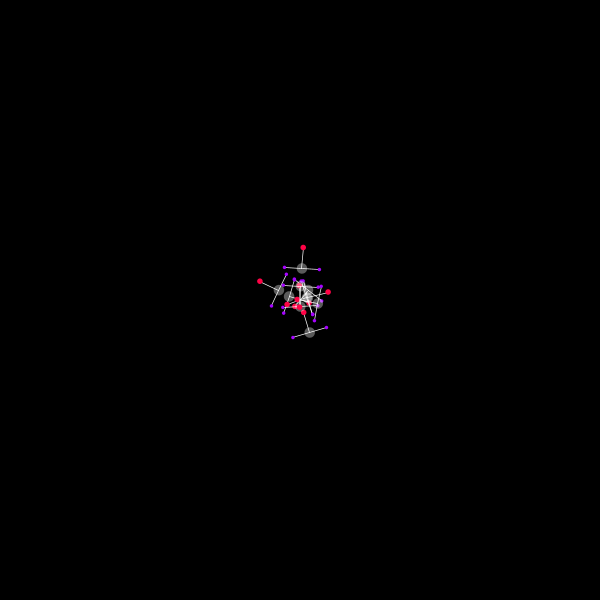
Frame 1 (no input)
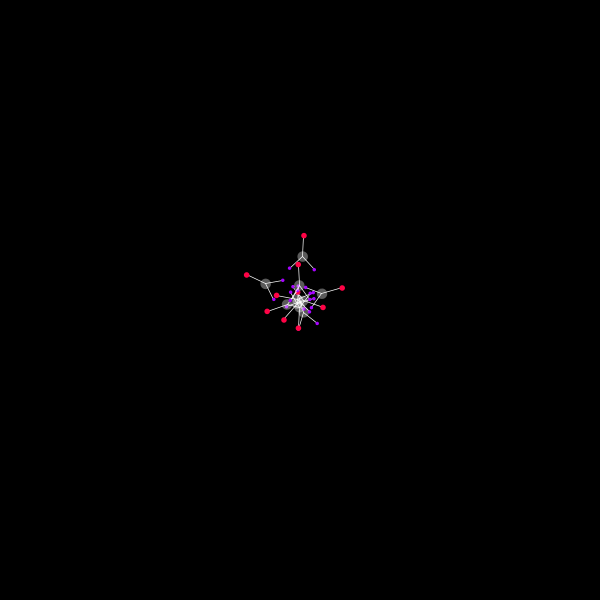
Frame 60 (the mouse pressed at the canvas centre just before this capture)
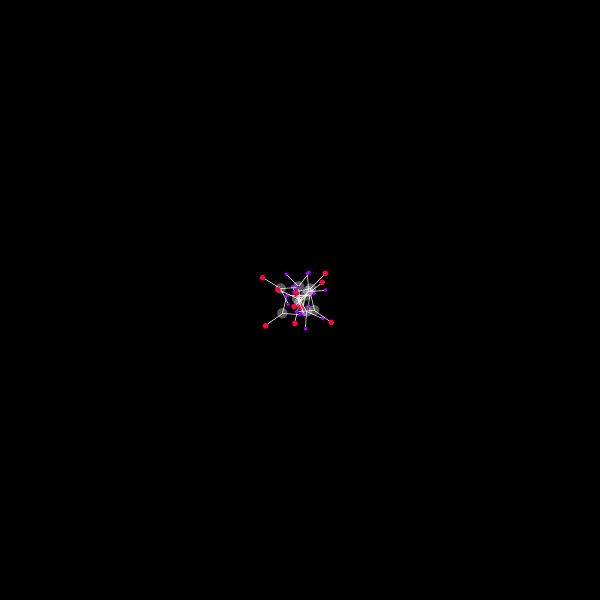
Frame 120 (the mouse held since frame 60 and released just before this capture)

The Processing sketch that drew these frames (run headless with seeded random() and noise(); from frame 60 on, the mouse is pressed at the canvas centre):

// Processing sketch: processing_155344
// ── processing_155344.pde

ArrayList<Insect> poop = new ArrayList();
void setup() {
  size(600, 600);
  addInsect();
}

void draw() {
  background(0);
  translate(width>>1, height>>1);
  scale(0.7);
  for (Insect I : poop) {
    I.show();
    I.move();
  }
}

class Insect {
  float theta=0f, x, y, l=300f, angle, dx;
  boolean forward=false;
  int xl=30, yl=25, speed;
  Insect() {
    speed=int(random(4, 10));
    angle = random(-PI, PI);
    dx=random(-50, 50);
    y=0;
  }

  void show() {
    pushMatrix();
    rotate(angle);
    translate(x+dx, y);
    //stroke(255, 0, 0);
    //line(0, 0, -yl*sin(radians(theta)), 0);
    //------LEFT WING-----------
    pushMatrix();
    rotate(radians(theta));
    stroke(-1);
    line(0, 0, 0, yl);
    noStroke();
    fill(#A603FF);
    ellipse(0, yl, 5, 5);
    popMatrix();
    //-------RIGHT WING------------
    pushMatrix();
    rotate(PI-radians(theta));
    stroke(-1);
    line(0, 0, 0, yl);
    fill(#A603FF);
    noStroke();
    ellipse(0, yl, 5, 5);
    popMatrix();
    //-------TUMMY-----------
    stroke(-1);
    line(0, 0, xl, 0);
    noStroke();
    fill(#FF0346);
    ellipse(xl, 0, 8, 8);
    fill(-1, 90);
    ellipse(0, 0, 15, 15);
    //--------------------
    popMatrix();
  }

  void move() {
    l=yl*sin(radians(3));
    if (!forward) {
      x+=l;
      theta+=speed;
    } else { 
      theta-=1;
      if (theta<0)forward=false;
    }
    if (theta>90) {
      forward=true;
    }
  }
}

void mousePressed() {
  poop.clear();
  addInsect();
}

void addInsect() {
  for (int i=0; i<10; i++) {
    Insect I = new Insect();
    poop.add(I);
  }
}
